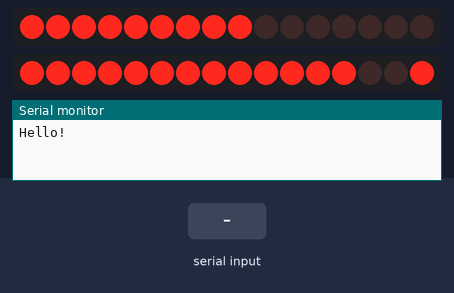
Bench run of a sketch on a simulated Arduino Mega 2560, built with avr-gcc and run on an emulated ATmega2560. Parts: 2 × 16 shift-register outputs drawn as a row of LEDs (first output left, lit = HIGH), the last lines printed to the serial monitor. Wiring (inferred from the names in the program): 2 × 2 × shift register (74HC595): data pin 11, shift clock pin 12, latch pin 8 / data pin 6, shift clock pin 7, latch pin 4. Wiring (inferred from the signals the program sends): 2 × row of LEDs: on Q0, Q1, Q2, Q3, Q4, Q5, Q6, Q7, Q8, Q9, Q10, Q11, Q12, Q13, Q14, Q15 / on Q0, Q1, Q2, Q3, Q4, Q5, Q6, Q7, Q8, Q9, Q10, Q11, Q12, Q13, Q14, Q15. Inputs (shaded band) come from the test bench.

Above: at 1.28 s.
1.3 s: "0\n" received over the second serial link
At 1.44 s:
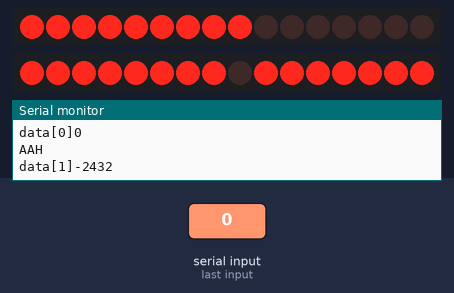
At 2.16 s:
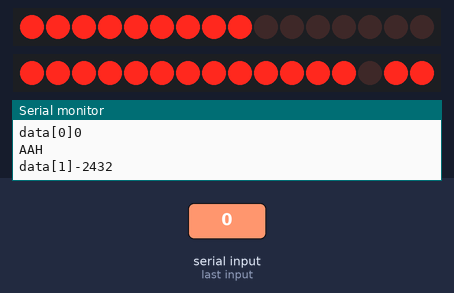
3.0 s: "30,150\n" received over the second serial link
At 4.5 s:
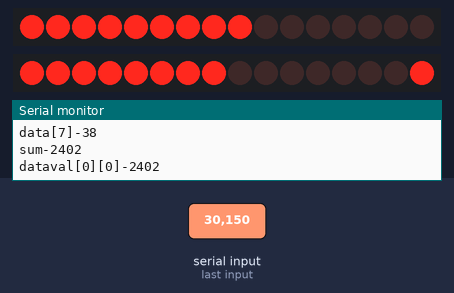
Timing chart, 0 to 6.0 s (numbered marks = the images above; inputs shaded):
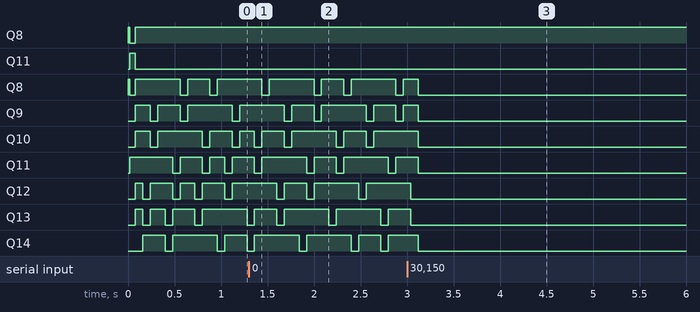

The sketch:

hex__input__print__2dot__MEGA.ino
```cpp
//#include <SoftwareSerial.h>
//SoftwareSerial BTSerial(14,15); //Connect HC-06 TX,RX
//RX 핀 9번 꽂읅


int clock_1 = 7;  //74HC595의 클럭핀과 연결
int clock_2 = 12;

int latch_1 = 4;    //74HC595의 래치핀과 연결
int latch_2 = 8;

int data_1 = 6;  //74HC595의 데이터핀과 연결
int data_2 = 11;
int sum;
int k,l,j,i=0;

int received_data[10];
boolean is_received;

int count=0;

int dataval[2][8]={
    {0x99,0x66,0xff,0xff,0xc3,0xff,0xff,0xff},  //다문입
    {0x99,0x66,0xff,0xff,0x81,0xbd,0x99,0xc3}};  //조금 벌린입

void setup(){
  Serial.begin(9600);
  Serial.println("Hello!");
  //BTSerial.begin(9600);
  Serial3.begin(9600);
  pinMode(clock_1, OUTPUT);
  pinMode(latch_1, OUTPUT);
  pinMode(data_1, OUTPUT);

  pinMode(clock_2, OUTPUT);
  pinMode(latch_2, OUTPUT);
  pinMode(data_2, OUTPUT);

}
void loop(){
 // Serial.println("BBH");

  /*{0x99,0x66,0xff,0xff,0xc3,0xe7,0xff,0xff},
    {0x99,0x66,0xff,0xff,0xc3,0xdb,0xe7,0xff},
    {0x99,0x66,0xff,0xff,0x81,0xdb,0xe7,0xff},
    {0x99,0x66,0xff,0xff,0x81,0xbd,0xc3,0xff},
    {0x99,0x66,0xff,0xff,0x81,0xbd,0x99,0xc3}};  //크게 벌린입
 */
  int scanval[8] ={0x80,0x40,0x20,0x10,0x08,0x04,0x02,0x01};

  if(Serial3.available())
  {
    int data;
    data=Serial3.read()-48;
    Serial.println("AAH");
    if(data!=5)
   {
     if(count==0)
     {
       received_data[0]=data*128;
       Serial.print("data[0]");
       Serial.println(received_data[0]);
        count++;
     }
     else if(count==1)
     {
       received_data[1]=data*64;
       Serial.print("data[1]");
       Serial.println(received_data[1]);
        count++;
     }
     else if(count==2)
     {
       received_data[2]=data*32;
       Serial.print("data[2]");
       Serial.println(received_data[2]);
        count++;
     }

     else if(count==3)
     {
       received_data[3]=data*16;
       Serial.print("data[3]");
       Serial.println(received_data[3]);
        count++;
     }

     else if(count==4)
     {
       received_data[4]=data*8;
       Serial.print("data[4]");
       Serial.println(received_data[4]);
        count++;
     }

     else if(count==5)
     {
       received_data[5]=data*4;
       Serial.print("data[5]");
       Serial.println(received_data[5]);
        count++;
     }

     else if(count==6)
     {
       received_data[6]=data*2;
       Serial.print("data[6]");
       Serial.println(received_data[6]);
        count++;
    }


     else if(count==7)
     {
       received_data[7]=data;
       Serial.print("data[7]");
       Serial.println(received_data[7]);

       sum=received_data[0]+received_data[1]+received_data[2]+received_data[3]+
           received_data[4]+received_data[5]+received_data[6]+received_data[7];
       Serial.print("sum");
       Serial.println(sum);
        dataval[k][l]=sum;
       Serial.print("dataval");
         Serial.print("[");
          Serial.print(k);
            Serial.print("]");
              Serial.print("[");
               Serial.print(l);
                 Serial.print("]");
                   Serial.println(dataval[k][l]);
        l++;
        count=0;
        if(l==8)
        {
          l=0;
          k++;
        }
        if(k==2)
        {
          k=0;
          l=0;

        }

     }

    // received_data+=data;
   }
   else// if i received stop message
   {
     //received_data+=data;
     //Serial.println(received_data);
     is_received = true;
   }

   if(is_received)
   {
    // Serial.println(received_data);
    // BTSerial.println(received_data);

   /*  is_received=false;
     if(received_data =="move forward")
     {
       //is_movind_forward=true;
     }
     else if(received_data=="stop")
     {
     //  is_moving_forward=false;
     }*/

    // received_data="";

   }

  }


    for(int i = 0; i<8; i++){
      digitalWrite(latch_1, LOW);
      shiftOut(data_1,clock_1,LSBFIRST, scanval[i]);
      shiftOut(data_1,clock_1,LSBFIRST, dataval[0][i]);
      digitalWrite(latch_1, HIGH);

      digitalWrite(latch_2, LOW);
      shiftOut(data_2,clock_2,LSBFIRST, scanval[i]);
      shiftOut(data_2,clock_2,LSBFIRST, dataval[1][i]);
      digitalWrite(latch_2, HIGH);
      delay(1);
     }

      digitalWrite(latch_2, LOW);
      shiftOut(data_2,clock_2,LSBFIRST, scanval[i]);
      shiftOut(data_2,clock_2,LSBFIRST, dataval[1][i]);
      digitalWrite(latch_2, HIGH);
      delay(1);


     digitalWrite(latch_1, LOW);
     shiftOut(data_1,clock_1,MSBFIRST, 0x00);
     shiftOut(data_1,clock_1,MSBFIRST, 0x00);
     digitalWrite(latch_1, HIGH);

      digitalWrite(latch_2, LOW);
     shiftOut(data_2,clock_2,MSBFIRST, 0x00);
     shiftOut(data_2,clock_2,MSBFIRST, 0x00);
     digitalWrite(latch_1, HIGH);
     delay(1);


}
```
